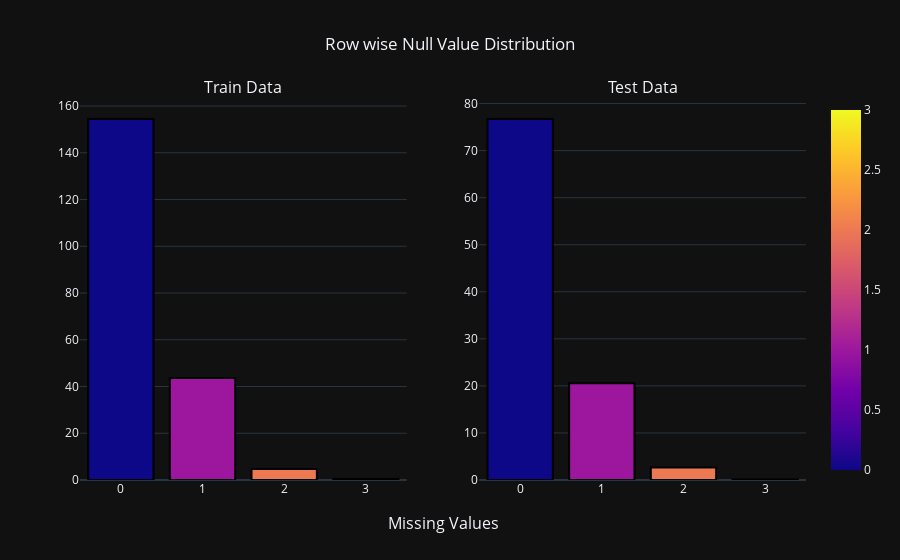

Write notebook code for a chart like this one.
### Markdown cell above
### Row wise Null Value distribution

### Code cell
missing_train_row = train.isna().sum(axis = 1)
missing_train_row = pd.DataFrame(missing_train_row.value_counts()/ test.shape[0]).reset_index()
missing_test_row = test.isna().sum(axis = 1)
missing_test_row =pd.DataFrame(missing_test_row.value_counts()/ test.shape[0]).reset_index()

missing_train_row.columns = ['No', 'Count']
missing_test_row.columns = ['No', 'Count']
missing_train_row['Count'] = missing_train_row['Count'] * 100
missing_test_row['Count'] = missing_test_row['Count'] * 100

fig = make_subplots(rows = 1,
                    cols = 2,
                    column_titles = ['Train Data', 'Test Data'],
                    x_title = 'Missing Values')

fig.add_trace(go.Bar(x = missing_train_row['No'],
                     y = missing_train_row['Count'],
                     orientation = 'v',
                     marker = dict(color = [n for n in range(missing_train_row.shape[0])],
                                   line_color = 'rgb(0, 0, 0)',
                                   line_width = 2,
                                   coloraxis = 'coloraxis')),
              1, 1)

fig.add_trace(go.Bar(x = missing_test_row['No'],
                     y = missing_test_row['Count'],
                     orientation = 'v',
                     marker = dict(color = [n for n in range(missing_test_row.shape[0])],
                                   line_color = 'rgb(0, 0, 0)',
                                   line_width = 2,
                                   coloraxis = 'coloraxis')),
              1, 2)

fig.update_layout(showlegend = False, title_text = 'Row wise Null Value Distribution', title_x = 0.5)

### Figure 1 — Plotly figure (JSON) as saved in the notebook; plotly's stock layout.template omitted (floating-point values rounded to 4 significant figures)
{"data": [{"marker": {"color": [0, 1, 2, 3], "coloraxis": "coloraxis", "line": {"color": "rgb(0, 0, 0)", "width": 2}}, "orientation": "v", "x": [0, 1, 2, 3], "y": [154.5, 43.65, 4.746, 0.3975], "type": "bar", "xaxis": "x", "yaxis": "y"}, {"marker": {"color": [0, 1, 2, 3], "coloraxis": "coloraxis", "line": {"color": "rgb(0, 0, 0)", "width": 2}}, "orientation": "v", "x": [0, 1, 2, 3], "y": [76.71, 20.55, 2.642, 0.09352], "type": "bar", "xaxis": "x2", "yaxis": "y2"}], "layout": {"xaxis": {"anchor": "y", "domain": [0.0, 0.45]}, "yaxis": {"anchor": "x", "domain": [0.0, 1.0]}, "xaxis2": {"anchor": "y2", "domain": [0.55, 1.0]}, "yaxis2": {"anchor": "x2", "domain": [0.0, 1.0]}, "annotations": [{"font": {"size": 16}, "showarrow": false, "text": "Train Data", "x": 0.225, "xanchor": "center", "xref": "paper", "y": 1.0, "yanchor": "bottom", "yref": "paper"}, {"font": {"size": 16}, "showarrow": false, "text": "Test Data", "x": 0.775, "xanchor": "center", "xref": "paper", "y": 1.0, "yanchor": "bottom", "yref": "paper"}, {"font": {"size": 16}, "showarrow": false, "text": "Missing Values", "x": 0.5, "xanchor": "center", "xref": "paper", "y": 0, "yanchor": "top", "yref": "paper", "yshift": -30}], "title": {"text": "Row wise Null Value Distribution", "x": 0.5}, "showlegend": false}}
